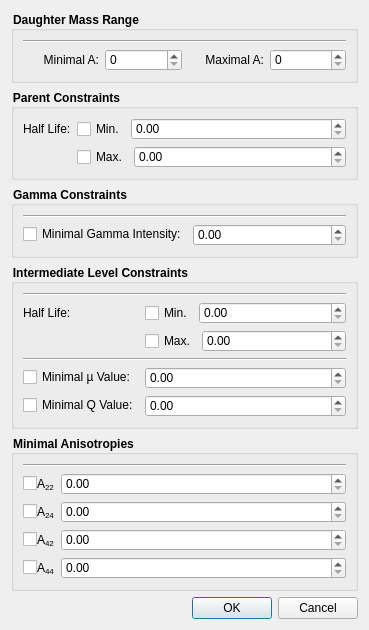
<?xml version="1.0" encoding="UTF-8"?>
<ui version="4.0">
 <class>SearchDialog</class>
 <widget class="QDialog" name="SearchDialog">
  <property name="geometry">
   <rect>
    <x>0</x>
    <y>0</y>
    <width>369</width>
    <height>607</height>
   </rect>
  </property>
  <property name="windowTitle">
   <string>Search Decay Cascades</string>
  </property>
  <property name="windowIcon">
   <iconset resource="kaihen.qrc">
    <normaloff>:/edit-find.png</normaloff>:/edit-find.png</iconset>
  </property>
  <property name="styleSheet">
   <string notr="true">QGroupBox
{
    font-weight: bold;
}
</string>
  </property>
  <layout class="QVBoxLayout" name="verticalLayout">
   <item>
    <widget class="QGroupBox" name="daughterGroupBox">
     <property name="title">
      <string>Daughter Mass Range</string>
     </property>
     <layout class="QGridLayout" name="gridLayout">
      <item row="1" column="0">
       <widget class="QLabel" name="minALabel">
        <property name="text">
         <string>Minimal A:</string>
        </property>
        <property name="alignment">
         <set>Qt::AlignRight|Qt::AlignTrailing|Qt::AlignVCenter</set>
        </property>
        <property name="buddy">
         <cstring>minA</cstring>
        </property>
       </widget>
      </item>
      <item row="1" column="1">
       <widget class="QSpinBox" name="minA"/>
      </item>
      <item row="1" column="3">
       <widget class="QSpinBox" name="maxA"/>
      </item>
      <item row="1" column="2">
       <widget class="QLabel" name="maxALabel">
        <property name="text">
         <string>Maximal A:</string>
        </property>
        <property name="alignment">
         <set>Qt::AlignRight|Qt::AlignTrailing|Qt::AlignVCenter</set>
        </property>
        <property name="buddy">
         <cstring>maxA</cstring>
        </property>
       </widget>
      </item>
      <item row="0" column="0" colspan="4">
       <widget class="Line" name="line_4">
        <property name="orientation">
         <enum>Qt::Horizontal</enum>
        </property>
       </widget>
      </item>
     </layout>
    </widget>
   </item>
   <item>
    <widget class="QGroupBox" name="groupBox">
     <property name="title">
      <string>Parent Constraints</string>
     </property>
     <layout class="QFormLayout" name="formLayout_4">
      <property name="fieldGrowthPolicy">
       <enum>QFormLayout::AllNonFixedFieldsGrow</enum>
      </property>
      <item row="0" column="0">
       <widget class="QLabel" name="parentHalfLifeLabel">
        <property name="text">
         <string>Half Life:</string>
        </property>
       </widget>
      </item>
      <item row="0" column="1">
       <layout class="QHBoxLayout" name="horizontalLayout_9">
        <item>
         <widget class="QCheckBox" name="minParentHalfLifeCheck">
          <property name="text">
           <string>Min.</string>
          </property>
         </widget>
        </item>
        <item>
         <widget class="QDoubleSpinBox" name="minParentHalfLife">
          <property name="sizePolicy">
           <sizepolicy hsizetype="MinimumExpanding" vsizetype="Fixed">
            <horstretch>0</horstretch>
            <verstretch>0</verstretch>
           </sizepolicy>
          </property>
         </widget>
        </item>
       </layout>
      </item>
      <item row="1" column="1">
       <layout class="QHBoxLayout" name="horizontalLayout_10">
        <item>
         <widget class="QCheckBox" name="maxParentHalfLifeCheck">
          <property name="text">
           <string>Max.</string>
          </property>
         </widget>
        </item>
        <item>
         <widget class="QDoubleSpinBox" name="maxParentHalfLife">
          <property name="sizePolicy">
           <sizepolicy hsizetype="MinimumExpanding" vsizetype="Fixed">
            <horstretch>0</horstretch>
            <verstretch>0</verstretch>
           </sizepolicy>
          </property>
         </widget>
        </item>
       </layout>
      </item>
     </layout>
    </widget>
   </item>
   <item>
    <widget class="QGroupBox" name="gammaGroupBox">
     <property name="title">
      <string>Gamma Constraints</string>
     </property>
     <layout class="QFormLayout" name="formLayout_2">
      <property name="fieldGrowthPolicy">
       <enum>QFormLayout::AllNonFixedFieldsGrow</enum>
      </property>
      <item row="1" column="0">
       <widget class="QCheckBox" name="minIntensCheck">
        <property name="text">
         <string>Minimal Gamma Intensity:</string>
        </property>
       </widget>
      </item>
      <item row="1" column="1">
       <widget class="QDoubleSpinBox" name="minIntens"/>
      </item>
      <item row="0" column="0" colspan="2">
       <widget class="Line" name="line_3">
        <property name="orientation">
         <enum>Qt::Horizontal</enum>
        </property>
       </widget>
      </item>
     </layout>
    </widget>
   </item>
   <item>
    <widget class="QGroupBox" name="intermediateGroupBox">
     <property name="title">
      <string>Intermediate Level Constraints</string>
     </property>
     <layout class="QFormLayout" name="formLayout">
      <property name="fieldGrowthPolicy">
       <enum>QFormLayout::AllNonFixedFieldsGrow</enum>
      </property>
      <item row="0" column="0" colspan="2">
       <widget class="Line" name="line_2">
        <property name="orientation">
         <enum>Qt::Horizontal</enum>
        </property>
       </widget>
      </item>
      <item row="1" column="0">
       <widget class="QLabel" name="intHalfLifeLabel">
        <property name="text">
         <string>Half Life:</string>
        </property>
       </widget>
      </item>
      <item row="1" column="1">
       <layout class="QHBoxLayout" name="horizontalLayout_2">
        <item>
         <widget class="QCheckBox" name="minIntHalfLifeCheck">
          <property name="text">
           <string>Min.</string>
          </property>
         </widget>
        </item>
        <item>
         <widget class="QDoubleSpinBox" name="minIntHalfLife">
          <property name="sizePolicy">
           <sizepolicy hsizetype="MinimumExpanding" vsizetype="Fixed">
            <horstretch>0</horstretch>
            <verstretch>0</verstretch>
           </sizepolicy>
          </property>
         </widget>
        </item>
       </layout>
      </item>
      <item row="2" column="1">
       <layout class="QHBoxLayout" name="horizontalLayout_3">
        <item>
         <widget class="QCheckBox" name="maxIntHalfLifeCheck">
          <property name="text">
           <string>Max.</string>
          </property>
         </widget>
        </item>
        <item>
         <widget class="QDoubleSpinBox" name="maxIntHalfLife">
          <property name="sizePolicy">
           <sizepolicy hsizetype="MinimumExpanding" vsizetype="Fixed">
            <horstretch>0</horstretch>
            <verstretch>0</verstretch>
           </sizepolicy>
          </property>
         </widget>
        </item>
       </layout>
      </item>
      <item row="3" column="0" colspan="2">
       <widget class="Line" name="line">
        <property name="orientation">
         <enum>Qt::Horizontal</enum>
        </property>
       </widget>
      </item>
      <item row="4" column="0">
       <widget class="QCheckBox" name="muValCheck">
        <property name="text">
         <string>Minimal µ Value:</string>
        </property>
       </widget>
      </item>
      <item row="4" column="1">
       <widget class="QDoubleSpinBox" name="muVal"/>
      </item>
      <item row="5" column="0">
       <widget class="QCheckBox" name="qValCheck">
        <property name="text">
         <string>Minimal Q Value:</string>
        </property>
       </widget>
      </item>
      <item row="5" column="1">
       <widget class="QDoubleSpinBox" name="qVal"/>
      </item>
     </layout>
    </widget>
   </item>
   <item>
    <widget class="QGroupBox" name="anisotropyGroupBox">
     <property name="title">
      <string>Minimal Anisotropies</string>
     </property>
     <layout class="QFormLayout" name="formLayout_3">
      <property name="fieldGrowthPolicy">
       <enum>QFormLayout::AllNonFixedFieldsGrow</enum>
      </property>
      <item row="1" column="0">
       <layout class="QHBoxLayout" name="horizontalLayout_6">
        <property name="spacing">
         <number>0</number>
        </property>
        <item>
         <spacer name="horizontalSpacer">
          <property name="orientation">
           <enum>Qt::Horizontal</enum>
          </property>
          <property name="sizeHint" stdset="0">
           <size>
            <width>0</width>
            <height>0</height>
           </size>
          </property>
         </spacer>
        </item>
        <item>
         <widget class="QCheckBox" name="a22Check">
          <property name="text">
           <string/>
          </property>
         </widget>
        </item>
        <item>
         <widget class="QLabel" name="a22Label">
          <property name="text">
           <string>A&lt;sub&gt;22&lt;/sub&gt;</string>
          </property>
          <property name="buddy">
           <cstring>a22</cstring>
          </property>
         </widget>
        </item>
       </layout>
      </item>
      <item row="1" column="1">
       <widget class="QDoubleSpinBox" name="a22"/>
      </item>
      <item row="2" column="0">
       <layout class="QHBoxLayout" name="horizontalLayout_5">
        <property name="spacing">
         <number>0</number>
        </property>
        <item>
         <spacer name="horizontalSpacer_2">
          <property name="orientation">
           <enum>Qt::Horizontal</enum>
          </property>
          <property name="sizeHint" stdset="0">
           <size>
            <width>0</width>
            <height>0</height>
           </size>
          </property>
         </spacer>
        </item>
        <item>
         <widget class="QCheckBox" name="a24Check">
          <property name="text">
           <string/>
          </property>
         </widget>
        </item>
        <item>
         <widget class="QLabel" name="a24Label">
          <property name="text">
           <string>A&lt;sub&gt;24&lt;/sub&gt;</string>
          </property>
          <property name="buddy">
           <cstring>a24</cstring>
          </property>
         </widget>
        </item>
       </layout>
      </item>
      <item row="2" column="1">
       <widget class="QDoubleSpinBox" name="a24"/>
      </item>
      <item row="3" column="0">
       <layout class="QHBoxLayout" name="horizontalLayout_7">
        <property name="spacing">
         <number>0</number>
        </property>
        <item>
         <spacer name="horizontalSpacer_3">
          <property name="orientation">
           <enum>Qt::Horizontal</enum>
          </property>
          <property name="sizeHint" stdset="0">
           <size>
            <width>0</width>
            <height>0</height>
           </size>
          </property>
         </spacer>
        </item>
        <item>
         <widget class="QCheckBox" name="a42Check">
          <property name="text">
           <string/>
          </property>
         </widget>
        </item>
        <item>
         <widget class="QLabel" name="a42Label">
          <property name="text">
           <string>A&lt;sub&gt;42&lt;/sub&gt;</string>
          </property>
          <property name="buddy">
           <cstring>a42</cstring>
          </property>
         </widget>
        </item>
       </layout>
      </item>
      <item row="3" column="1">
       <widget class="QDoubleSpinBox" name="a42"/>
      </item>
      <item row="4" column="0">
       <layout class="QHBoxLayout" name="horizontalLayout_8">
        <property name="spacing">
         <number>0</number>
        </property>
        <item>
         <spacer name="horizontalSpacer_4">
          <property name="orientation">
           <enum>Qt::Horizontal</enum>
          </property>
          <property name="sizeHint" stdset="0">
           <size>
            <width>0</width>
            <height>0</height>
           </size>
          </property>
         </spacer>
        </item>
        <item>
         <widget class="QCheckBox" name="a44Check">
          <property name="text">
           <string/>
          </property>
         </widget>
        </item>
        <item>
         <widget class="QLabel" name="a44Label">
          <property name="text">
           <string>A&lt;sub&gt;44&lt;/sub&gt;</string>
          </property>
          <property name="buddy">
           <cstring>a44</cstring>
          </property>
         </widget>
        </item>
       </layout>
      </item>
      <item row="4" column="1">
       <widget class="QDoubleSpinBox" name="a44"/>
      </item>
      <item row="0" column="0" colspan="2">
       <widget class="Line" name="line_5">
        <property name="orientation">
         <enum>Qt::Horizontal</enum>
        </property>
       </widget>
      </item>
     </layout>
    </widget>
   </item>
   <item>
    <spacer name="verticalSpacer">
     <property name="orientation">
      <enum>Qt::Vertical</enum>
     </property>
     <property name="sizeHint" stdset="0">
      <size>
       <width>20</width>
       <height>40</height>
      </size>
     </property>
    </spacer>
   </item>
   <item>
    <widget class="QDialogButtonBox" name="buttonBox">
     <property name="orientation">
      <enum>Qt::Horizontal</enum>
     </property>
     <property name="standardButtons">
      <set>QDialogButtonBox::Cancel|QDialogButtonBox::Ok</set>
     </property>
    </widget>
   </item>
  </layout>
 </widget>
 <tabstops>
  <tabstop>minA</tabstop>
  <tabstop>maxA</tabstop>
  <tabstop>minParentHalfLifeCheck</tabstop>
  <tabstop>minParentHalfLife</tabstop>
  <tabstop>maxParentHalfLifeCheck</tabstop>
  <tabstop>maxParentHalfLife</tabstop>
  <tabstop>minIntensCheck</tabstop>
  <tabstop>minIntens</tabstop>
  <tabstop>minIntHalfLifeCheck</tabstop>
  <tabstop>minIntHalfLife</tabstop>
  <tabstop>maxIntHalfLifeCheck</tabstop>
  <tabstop>maxIntHalfLife</tabstop>
  <tabstop>muValCheck</tabstop>
  <tabstop>muVal</tabstop>
  <tabstop>qValCheck</tabstop>
  <tabstop>qVal</tabstop>
  <tabstop>a22Check</tabstop>
  <tabstop>a22</tabstop>
  <tabstop>a24Check</tabstop>
  <tabstop>a24</tabstop>
  <tabstop>a42Check</tabstop>
  <tabstop>a42</tabstop>
  <tabstop>a44Check</tabstop>
  <tabstop>a44</tabstop>
  <tabstop>buttonBox</tabstop>
 </tabstops>
 <resources>
  <include location="kaihen.qrc"/>
 </resources>
 <connections>
  <connection>
   <sender>buttonBox</sender>
   <signal>accepted()</signal>
   <receiver>SearchDialog</receiver>
   <slot>accept()</slot>
   <hints>
    <hint type="sourcelabel">
     <x>222</x>
     <y>592</y>
    </hint>
    <hint type="destinationlabel">
     <x>157</x>
     <y>274</y>
    </hint>
   </hints>
  </connection>
  <connection>
   <sender>buttonBox</sender>
   <signal>rejected()</signal>
   <receiver>SearchDialog</receiver>
   <slot>reject()</slot>
   <hints>
    <hint type="sourcelabel">
     <x>290</x>
     <y>598</y>
    </hint>
    <hint type="destinationlabel">
     <x>286</x>
     <y>274</y>
    </hint>
   </hints>
  </connection>
  <connection>
   <sender>minParentHalfLifeCheck</sender>
   <signal>toggled(bool)</signal>
   <receiver>minParentHalfLife</receiver>
   <slot>setEnabled(bool)</slot>
   <hints>
    <hint type="sourcelabel">
     <x>83</x>
     <y>115</y>
    </hint>
    <hint type="destinationlabel">
     <x>147</x>
     <y>113</y>
    </hint>
   </hints>
  </connection>
  <connection>
   <sender>maxParentHalfLifeCheck</sender>
   <signal>toggled(bool)</signal>
   <receiver>maxParentHalfLife</receiver>
   <slot>setEnabled(bool)</slot>
   <hints>
    <hint type="sourcelabel">
     <x>84</x>
     <y>137</y>
    </hint>
    <hint type="destinationlabel">
     <x>170</x>
     <y>141</y>
    </hint>
   </hints>
  </connection>
  <connection>
   <sender>minIntensCheck</sender>
   <signal>toggled(bool)</signal>
   <receiver>minIntens</receiver>
   <slot>setEnabled(bool)</slot>
   <hints>
    <hint type="sourcelabel">
     <x>61</x>
     <y>208</y>
    </hint>
    <hint type="destinationlabel">
     <x>235</x>
     <y>215</y>
    </hint>
   </hints>
  </connection>
  <connection>
   <sender>minIntHalfLifeCheck</sender>
   <signal>toggled(bool)</signal>
   <receiver>minIntHalfLife</receiver>
   <slot>setEnabled(bool)</slot>
   <hints>
    <hint type="sourcelabel">
     <x>179</x>
     <y>280</y>
    </hint>
    <hint type="destinationlabel">
     <x>214</x>
     <y>282</y>
    </hint>
   </hints>
  </connection>
  <connection>
   <sender>maxIntHalfLifeCheck</sender>
   <signal>toggled(bool)</signal>
   <receiver>maxIntHalfLife</receiver>
   <slot>setEnabled(bool)</slot>
   <hints>
    <hint type="sourcelabel">
     <x>169</x>
     <y>308</y>
    </hint>
    <hint type="destinationlabel">
     <x>207</x>
     <y>309</y>
    </hint>
   </hints>
  </connection>
  <connection>
   <sender>muValCheck</sender>
   <signal>toggled(bool)</signal>
   <receiver>muVal</receiver>
   <slot>setEnabled(bool)</slot>
   <hints>
    <hint type="sourcelabel">
     <x>39</x>
     <y>340</y>
    </hint>
    <hint type="destinationlabel">
     <x>164</x>
     <y>344</y>
    </hint>
   </hints>
  </connection>
  <connection>
   <sender>qValCheck</sender>
   <signal>toggled(bool)</signal>
   <receiver>qVal</receiver>
   <slot>setEnabled(bool)</slot>
   <hints>
    <hint type="sourcelabel">
     <x>122</x>
     <y>369</y>
    </hint>
    <hint type="destinationlabel">
     <x>156</x>
     <y>369</y>
    </hint>
   </hints>
  </connection>
  <connection>
   <sender>a22Check</sender>
   <signal>toggled(bool)</signal>
   <receiver>a22</receiver>
   <slot>setEnabled(bool)</slot>
   <hints>
    <hint type="sourcelabel">
     <x>27</x>
     <y>440</y>
    </hint>
    <hint type="destinationlabel">
     <x>69</x>
     <y>439</y>
    </hint>
   </hints>
  </connection>
  <connection>
   <sender>a24Check</sender>
   <signal>toggled(bool)</signal>
   <receiver>a24</receiver>
   <slot>setEnabled(bool)</slot>
   <hints>
    <hint type="sourcelabel">
     <x>31</x>
     <y>468</y>
    </hint>
    <hint type="destinationlabel">
     <x>64</x>
     <y>466</y>
    </hint>
   </hints>
  </connection>
  <connection>
   <sender>a42Check</sender>
   <signal>toggled(bool)</signal>
   <receiver>a42</receiver>
   <slot>setEnabled(bool)</slot>
   <hints>
    <hint type="sourcelabel">
     <x>22</x>
     <y>493</y>
    </hint>
    <hint type="destinationlabel">
     <x>72</x>
     <y>491</y>
    </hint>
   </hints>
  </connection>
  <connection>
   <sender>a44Check</sender>
   <signal>toggled(bool)</signal>
   <receiver>a44</receiver>
   <slot>setEnabled(bool)</slot>
   <hints>
    <hint type="sourcelabel">
     <x>28</x>
     <y>517</y>
    </hint>
    <hint type="destinationlabel">
     <x>67</x>
     <y>519</y>
    </hint>
   </hints>
  </connection>
 </connections>
</ui>
